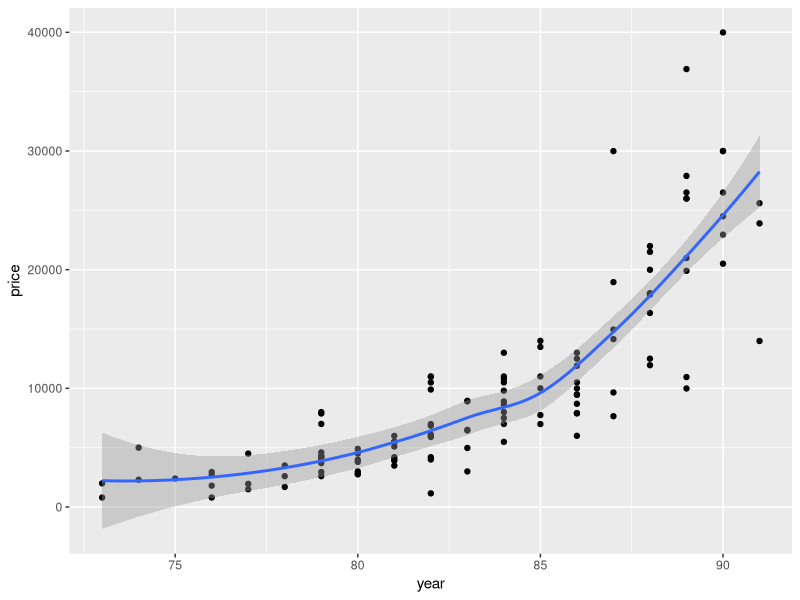
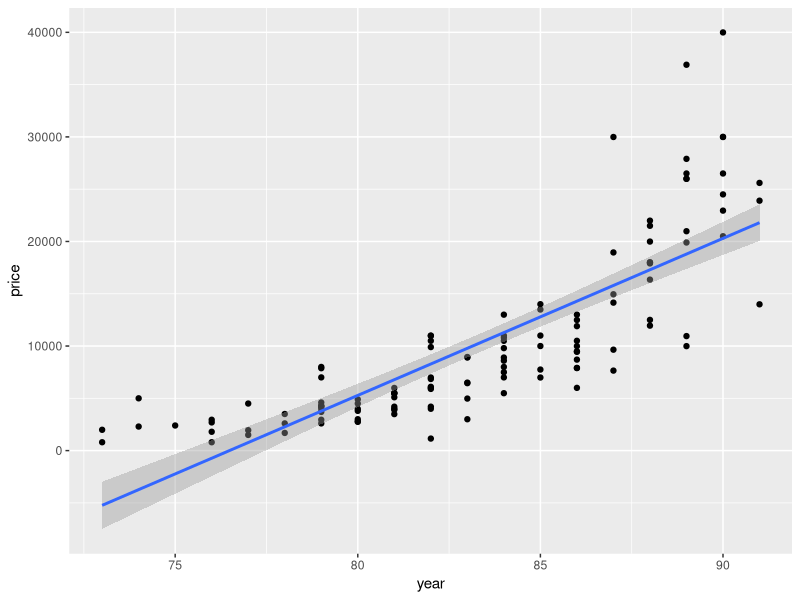
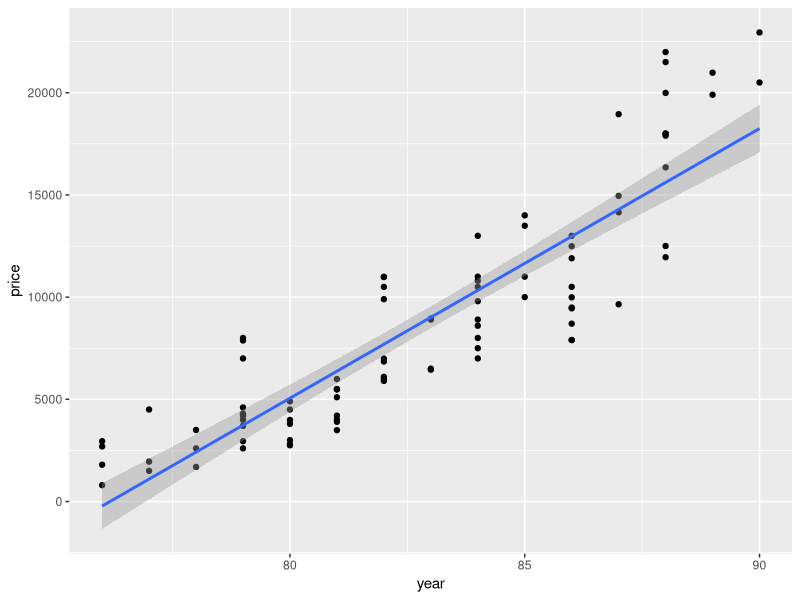
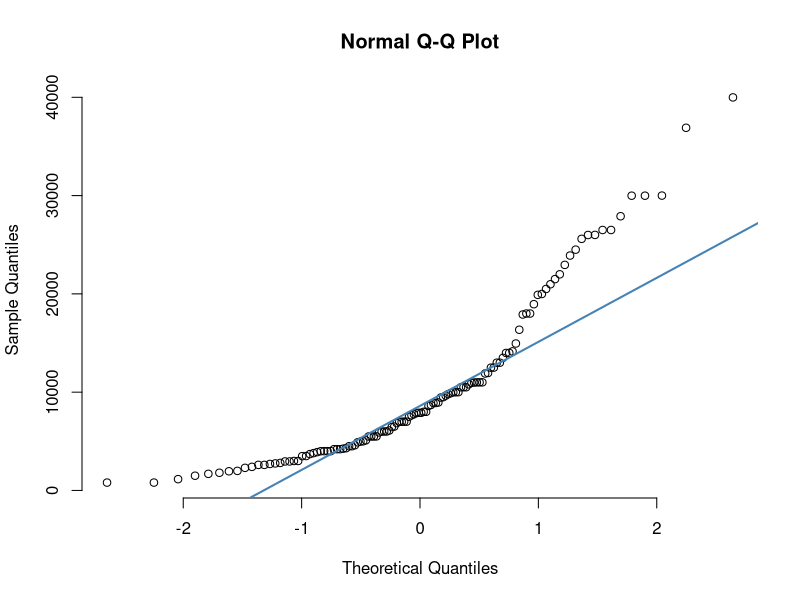
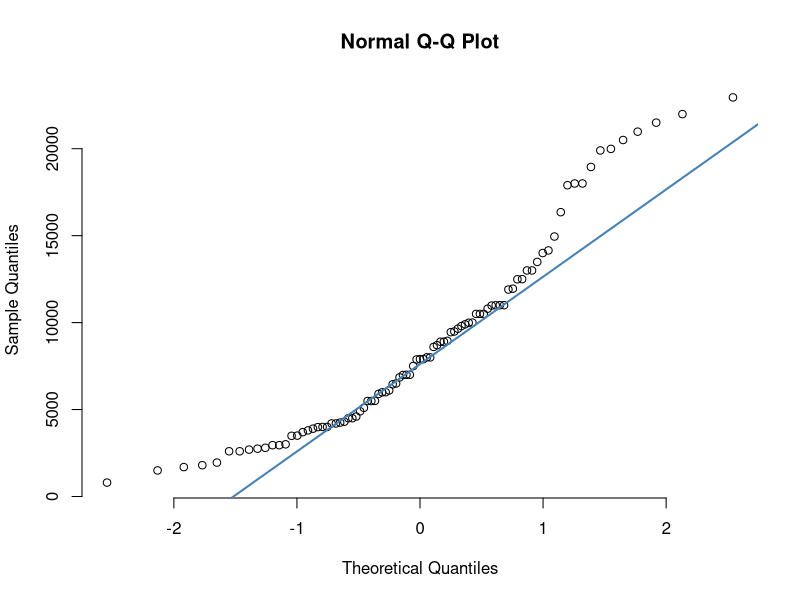

These charts were generated, in order, by the following R code:
## ---- chunk 1
library("readxl")
library("tidyverse")
## ---- chunk 2
mazda_data <- read_excel("Mazda.xlsx")
mazda_data <- mazda_data %>% 
  rename(
    "year" = "Year",
    "price" = "Price")
mazda_data <- mazda_data[1:122, ]
mazda_data
## ---- chunk 3
ggplot(mazda_data, aes(x = year, y = price)) +
  geom_point() +
  stat_smooth()
## ---- chunk 4
cor(mazda_data$price, mazda_data$year)
## ---- chunk 5
model1 <- lm(price ~ year, data = mazda_data)
model1
## ---- chunk 6
ggplot(mazda_data, aes(x = year, y = price)) +
  geom_point() +
  stat_smooth(method = lm)

summary(model1)
summ_model1 <- summary(model1)

confint(model1, level = 0.95)

percent_error <-sigma(model1)*100/mean(mazda_data$price)
print("This is the percent error of our model:")
percent_error

print("This is the coefficient of determination of our model")
summary(model1)$r.squared

print("This is the mean squared error of our model")
mean(summ_model1$residuals^2)
## ---- chunk 7
mazda_data2 <- read_excel("Mazda2.xlsx")
mazda_data2 <- mazda_data2 %>% 
  rename(
    "year" = "Year",
    "price" = "Price")
mazda_data2 <- mazda_data2[1:91, ]
model2 <- lm(price ~ year, data = mazda_data2)

ggplot(mazda_data2, aes(x = year, y = price)) +
  geom_point() +
  stat_smooth(method = lm)

print("This is the summary of our second model:")
summary(model2)

confint(model2, level = 0.95)

percent_error2 <-sigma(model2)*100/mean(mazda_data2$price)
print("This is the percent error of our second model:")
percent_error2

print("This is the coefficient of determination of our second model")
summary(model2)$r.squared

summ_model2 <- summary(model2)
print("This is the MSE of our model:")
mean(summ_model2$residuals^2)
## ---- chunk 8
qqnorm(mazda_data$price, pch = 1, frame = FALSE)
qqline(mazda_data$price, col = "steelblue", lwd = 2)

qqnorm(mazda_data2$price, pch = 1, frame = FALSE)
qqline(mazda_data2$price, col = "steelblue", lwd = 2)
